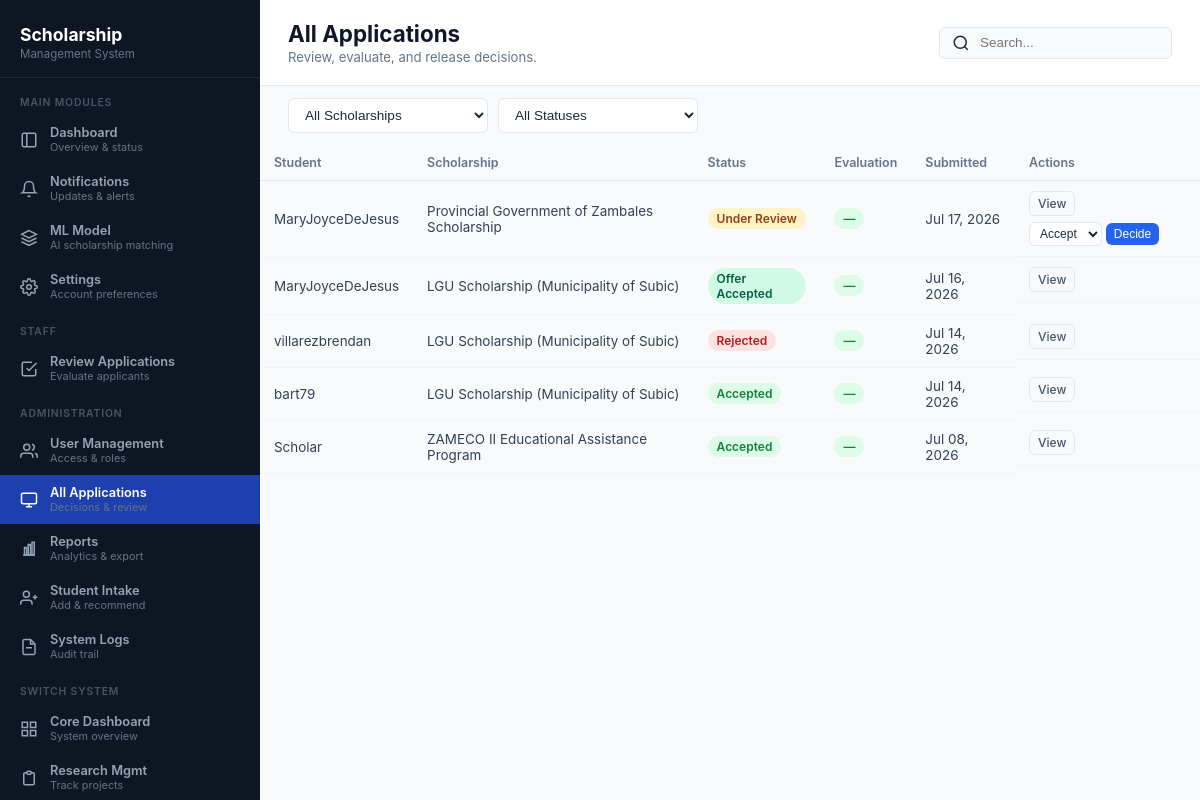
Page /scholarshipmanagement/admin/applications/ (signed in) on the earlier database version.
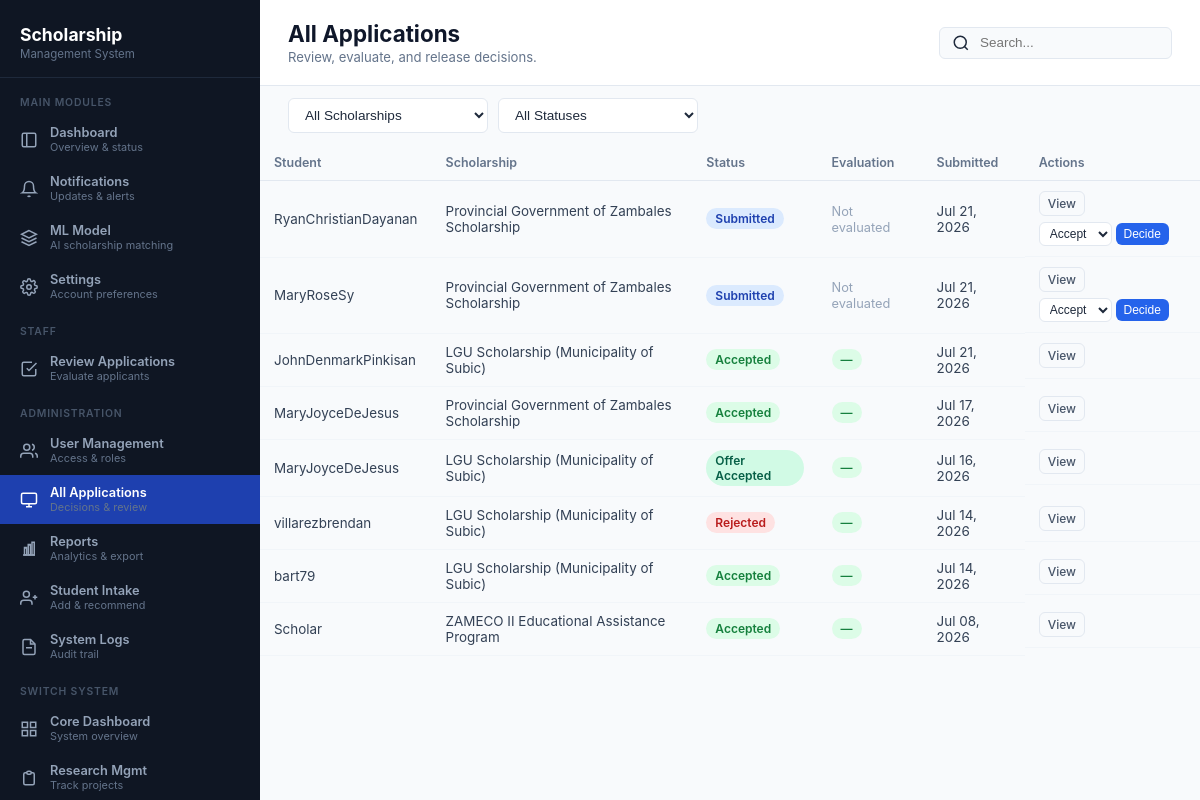
Same page on the later database version.
### scholarshipmanagement/models.py (models this page shows, shortened)
class Application(models.Model):
    STATUS_CHOICES = [
        ('draft', 'Draft'),
        ('submitted', 'Submitted'),
        ('under_review', 'Under Review'),
        ('accepted', 'Accepted'),
        ('rejected', 'Rejected'),
        ('waitlisted', 'Waitlisted'),
        ('offer_accepted', 'Offer Accepted'),
        ('offer_declined', 'Offer Declined'),
    ]
    id = models.UUIDField(primary_key=True, default=uuid.uuid4, editable=False)
    student = models.ForeignKey(
        settings.AUTH_USER_MODEL,
        on_delete=models.CASCADE,
        related_name='scholarship_applications'
    )
    scholarship = models.ForeignKey(
        Scholarship,
        on_delete=models.CASCADE,
        related_name='applications'
    )
    status = models.CharField(max_length=20, choices=STATUS_CHOICES, default='draft')
    motivation_essay = models.TextField(blank=True)
    achievements = models.TextField(blank=True)
    additional_info = models.JSONField(default=dict, blank=True)
    submitted_at = models.DateTimeField(null=True, blank=True)
    last_updated = models.DateTimeField(auto_now=True)
    created_at = models.DateTimeField(auto_now_add=True)
    class Meta:
        unique_together = ('student', 'scholarship')
        ordering = ['-created_at']

class Scholarship(models.Model):
    CATEGORY_CHOICES = [
        ('merit_based', 'Merit-Based'),
        ('need_based', 'Need-Based'),
        ('talent_based', 'Talent-Based'),
    ]
    TYPE_CHOICES = [
        ('government', 'Government'),
        ('private', 'Private'),
        ('corporate', 'Corporate'),
        ('organization', 'Organization'),
        ('lgu', 'LGU Scholarship'),
        ('provincial', 'Provincial Scholarship'),
    ]
    STATUS_CHOICES = [
        ('draft', 'Draft'),
        ('published', 'Published'),
        ('closed', 'Closed'),
        ('archived', 'Archived'),
    ]
    id = models.UUIDField(primary_key=True, default=uuid.uuid4, editable=False)
    name = models.CharField(max_length=255, unique=True)
    description = models.TextField()
    category = models.CharField(max_length=20, choices=CATEGORY_CHOICES)
    scholarship_type = models.CharField(max_length=30, choices=TYPE_CHOICES)
    status = models.CharField(max_length=20, choices=STATUS_CHOICES, default='draft')
    award_amount = models.DecimalField(max_digits=12, decimal_places=2)
    number_of_slots = models.PositiveIntegerField()
    renewable = models.BooleanField(default=False)
    eligibility_rules = models.JSONField(default=dict, blank=True)
    required_documents = models.JSONField(
        default=list,
        blank=True,
        help_text="Array of required document types: ['government_id', 'transcript', 'income_proof']"
    )
    application_start_date = models.DateTimeField()
    application_end_date = models.DateTimeField()
    decision_announcement_date = models.DateField(null=True, blank=True)
    admin = models.ForeignKey(
        settings.AUTH_USER_MODEL,
        on_delete=models.SET_NULL,
        null=True,
        related_name='managed_scholarships'
    )
    created_by = models.ForeignKey(
        settings.AUTH_USER_MODEL,
        on_delete=models.SET_NULL,
        null=True,
        related_name='created_scholarships'
    )
    created_at = models.DateTimeField(auto_now_add=True)
    updated_at = models.DateTimeField(auto_now=True)

### core/models.py (models this page shows, shortened)
class CustomUser(AbstractUser):
    id = models.UUIDField(primary_key=True, default=uuid.uuid4, editable=False)
    _first_name = models.CharField(max_length=255, blank=True, db_column='first_name')
    _middle_name = models.CharField(max_length=255, blank=True, db_column='middle_name')
    _last_name = models.CharField(max_length=255, blank=True, db_column='last_name')
    is_email_verified = models.BooleanField(default=False)
    bio = models.TextField(blank=True)
    _phone_number = models.CharField(max_length=255, blank=True, db_column='phone_number')
    avatar = models.ImageField(upload_to='avatars/', null=True, blank=True)
    avatar_url = models.URLField(max_length=500, blank=True, null=True)
    @property
    def first_name(self):
        return decrypt(self._first_name) if self._first_name else ''
    @first_name.setter
    def first_name(self, value):
        self._first_name = encrypt(value) if value else ''
    @property
    def middle_name(self):
        return decrypt(self._middle_name) if self._middle_name else ''
    @middle_name.setter
    def middle_name(self, value):
        self._middle_name = encrypt(value) if value else ''
    @property
    def last_name(self):
        return decrypt(self._last_name) if self._last_name else ''
    @last_name.setter
    def last_name(self, value):
        self._last_name = encrypt(value) if value else ''
    @property
    def phone_number(self):
        return decrypt(self._phone_number) if self._phone_number else ''
    @phone_number.setter
    def phone_number(self, value):
        self._phone_number = encrypt(value) if value else ''

### scholarshipmanagement/views.py (the view)
# urls.py: path('admin/applications/', views.admin_applications, name='admin_applications'),
@login_required
@require_system_access
@require_system_role(['admin', 'superadmin'])
def admin_applications(request):
    current_system = getattr(request, 'current_system', None) or 'scholarshipmanagement'
    user_role = _get_user_role(request)
    search_query = request.GET.get('search', '').strip()
    filter_scholarship = request.GET.get('scholarship', '').strip()
    filter_status = request.GET.get('status', '').strip()
    qs = Application.objects.select_related('student', 'scholarship').prefetch_related('evaluation').all()
    if search_query:
        qs = qs.filter(
            Q(student__username__icontains=search_query) |
            Q(scholarship__name__icontains=search_query)
        )
    if filter_scholarship:
        qs = qs.filter(scholarship__id=filter_scholarship)
    if filter_status:
        qs = qs.filter(status=filter_status)
    qs = qs.order_by('-created_at')
    paginator = Paginator(qs, 20)
    page_obj = paginator.get_page(request.GET.get('page'))
    return render(request, 'scholarshipmanagement/pages/admin/applications.html', {
        'current_system': current_system,
        'user_role': user_role,
        'applications': page_obj,
        'search_query': search_query,
        'filter_scholarship': filter_scholarship,
        'filter_status': filter_status,
        'scholarship_list': Scholarship.objects.all(),
        'status_choices': Application.STATUS_CHOICES,
    })

### scholarshipmanagement/templates/scholarshipmanagement/pages/admin/applications.html (shortened to what this page needs)
{% extends 'scholarshipmanagement/base.html' %}
{% load static %}
{% block extra_head %}
<link rel="stylesheet" href="{% static 'scholarshipmanagement/css/pages/applications.css' %}">
{% endblock %}
{% block content %}
<main class="main-content">
  <div class="top-bar">
    <div class="page-header">
      <h1>All Applications</h1>
      <p>Review, evaluate, and release decisions.</p>
    </div>
    <div class="top-actions">
      <div class="search-box">
        <svg width="18" height="18" viewBox="0 0 24 24" fill="none" stroke="currentColor" stroke-width="2">
          <circle cx="11" cy="11" r="8"></circle><path d="M21 21l-4.35-4.35"></path>
        </svg>
        <input type="text" id="app-search" placeholder="Search..." value="{{ search_query }}">
      </div>
    </div>
  </div>
  <form method="get" class="filter-bar">
    <select name="scholarship" class="form-select filter-select" onchange="this.form.submit()">
      <option value="">All Scholarships</option>
    </select>
    <select name="status" class="form-select filter-select" onchange="this.form.submit()">
      <option value="">All Statuses</option>
    </select>
  </form>
  <table class="data-table">
    <thead>
      <tr><th>Student</th><th>Scholarship</th><th>Status</th><th>Evaluation</th><th>Submitted</th><th>Actions</th></tr>
    </thead>
    <tbody>
      {% for app in applications %}
      <tr>
        <td>{{ app.student.username }}</td>
        <td>{{ app.scholarship.name }}</td>
        <td><span class="status-badge status--{{ app.status }}">{{ app.get_status_display }}</span></td>
        <td>
          {% if app.evaluation %}
          <span class="status-badge status--{{ app.evaluation.status }}">{{ app.evaluation.total_score|floatformat:1|default:"—" }}</span>
          {% else %}
          <span class="text-muted">Not evaluated</span>
          {% endif %}
        </td>
        <td>{{ app.submitted_at|date:"M d, Y"|default:"—" }}</td>
        <td class="action-cell">
          <a href="{% url 'scholarshipmanagement:application_detail' app.id %}" class="btn btn-ghost btn-xs">View</a>
          {% if app.status in 'submitted under_review' %}
          <form method="post" action="{% url 'scholarshipmanagement:decide_application' app.id %}" style="display:inline" onsubmit="return confirm('Confirm this decision?')">
            <select name="decision" class="form-select form-select--inline-xs">
              <option value="accepted">Accept</option>
            </select>
            <button type="submit" class="btn btn-primary btn-xs">Decide</button>
          </form>
          {% endif %}
        </td>
      </tr>
      {% empty %}
      <tr><td colspan="6" class="empty-cell">No applications found.</td></tr>
      {% endfor %}
    </tbody>
  </table>
</main>
{% endblock %}

Differences in the rows shown:
added Application: student.username "RyanChristianDayanan", scholarship.name "Provincial Government of Zambales Scholarship", status "Submitted", shows "Not evaluated", submitted_at "Jul 21, 2026"
added Application: student.username "MaryRoseSy", scholarship.name "Provincial Government of Zambales Scholarship", status "Submitted", shows "Not evaluated", submitted_at "Jul 21, 2026"
added Application: student.username "JohnDenmarkPinkisan", scholarship.name "LGU Scholarship (Municipality of Subic)", status "Accepted", evaluation.total_score "—", submitted_at "Jul 21, 2026"
changed Application "Jul 17, 2026": status "Under Review" → "Accepted"; decision "Accept" → (not shown)
